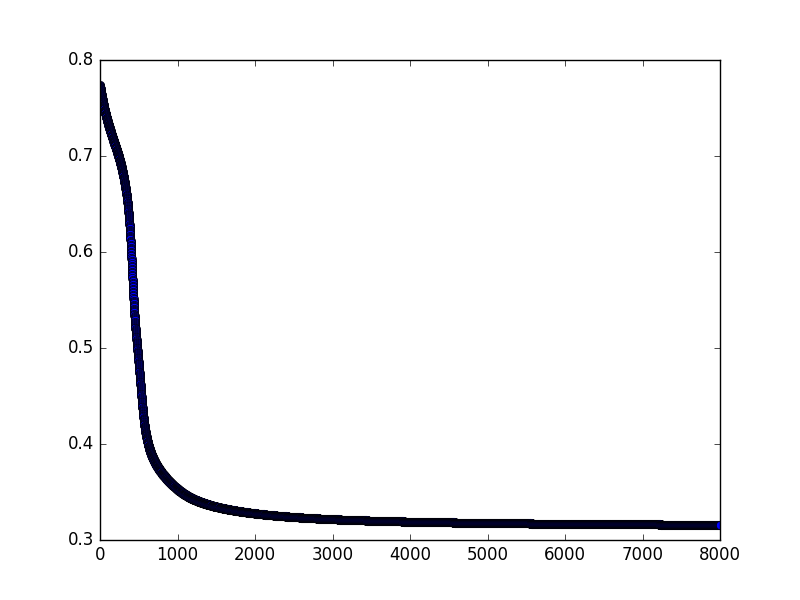

Python code for this plot:
import tensorflow as tf
import pickle
import matplotlib.pyplot as plt

bank = pickle.load(open('bank.pkl', 'rb', 2))

x_train = bank['x_train']
y_train = bank['y_train']

x_test = bank['x_test']
y_test = bank['y_test']


x = tf.placeholder(tf.float32, shape = [None,4])
y = tf.placeholder(tf.float32, shape = [None,2])

first_layer = tf.layers.dense(x, 8, activation = tf.nn.tanh)
second_layer = tf.layers.dense(first_layer, 4, activation = tf.nn.tanh)
third_layer = tf.layers.dense(second_layer, 3, activation = tf.nn.tanh)
output = tf.layers.dense(third_layer, 2, activation = tf.nn.softmax)

loss = tf.losses.softmax_cross_entropy(onehot_labels= y, logits = output)

optimizer = tf.train.GradientDescentOptimizer(0.01)
train = optimizer.minimize(loss)

accuracy = tf.metrics.accuracy(tf.argmax(y,1), tf.argmax(output,1))

# Inits
init_g = tf.global_variables_initializer()
init_l = tf.local_variables_initializer()

with tf.Session() as sess:

	sess.run(init_g)
	sess.run(init_l)
	# end of inits
	for i in range(8000):
		sess.run(train, feed_dict={x: x_train, y: y_train})
		
		c = sess.run(loss, feed_dict={x: x_train, y:y_train})
		print("Epoch: " + str(i) + " loss: " + str(c))
		plt.plot(i, c, 'bo', label='Testing data')
	
	
	#print("Optimization finished")
	training_cost = sess.run(loss, feed_dict={x: x_train, y: y_train})
	#print("training cost: " + str(training_cost))
	
	
	#print("Testing")
	
	#testing_cost = sess.run(loss, feed_dict={x: x_test, y: y_test})
	#print("Test cost: " + str(testing_cost))
	
	print("Accuracy: " +  str(sess.run(accuracy, feed_dict={x: x_test, y: y_test})))
	
	plt.show()
